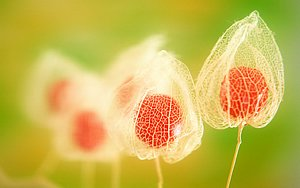
#> input picture 1assignment/japaneseflowers.jpg, 300 x 188 px
$ python assignment3.py
#> lines starting #> are read from the running program, lines starting #| are printed output that depends on the picture; after the words box and inside, x2 and y2 are one past the last pixel; in counts of white or black regions, pixels touching at a corner belong together
#> the answer given: ../1assignment/japaneseflowers.jpg
#> further down, imgOne is the input picture: shape (188, 300, 3); mean B, G, R 81.3, 182.3, 200.5
# ----------------------------------------
#                                        |
# CSCI 442 - Assignment 3                |
# 03/1/2019                              |
# Written by Joel Lechman & Logan Davis  |
#                                        |
# ----------------------------------------

import cv2 as cv
import numpy as np

blueCount = 0
greenCount = 0
yellowCount = 0
orangeCount = 0
brownCount = 0
redCount = 0
unknownCount = 0

# helper function to increase brightness of a single frame
def increase_brightness(src, value):
#> called with value = 70
    hsv = cv.cvtColor(src, cv.COLOR_BGR2HSV)
#> hsv: shape (188, 300, 3); mean H, S, V 25.9, 161.1, 205.5
    h, s, v = cv.split(hsv)
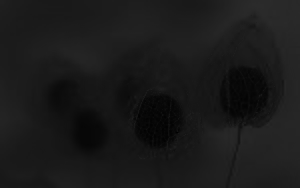
#> h: shape (188, 300); min 0, max 43, mean 25.9
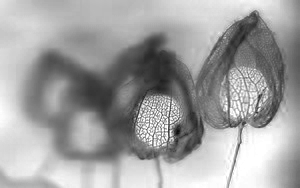
#> s: shape (188, 300); min 11, max 255, mean 161.1

    lim = 255 - value
    v[v > lim] = 255
    v[v <= lim] += value
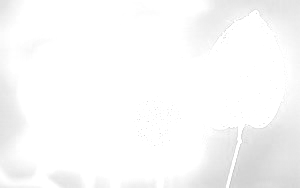
#> v: shape (188, 300); min 193, max 255, mean 249.4

    final_hsv = cv.merge((h, s, v))
#> final_hsv: shape (188, 300, 3); mean H, S, V 25.9, 161.1, 249.4
    src = cv.cvtColor(final_hsv, cv.COLOR_HSV2BGR)
    return src

# onclick event function for hsv window
def onClick(event, x, y, flags, param):
        if event == cv.EVENT_LBUTTONDOWN:
            # print out color values for current click x,y coords (to help figure out color thresholds)
            print(imgOne[y, x])

whichImage = raw_input("Please enter a filename: ")
imgOne = cv.imread(whichImage, cv.IMREAD_COLOR)


# increase brightness first (helps a lot)
imgOne = increase_brightness(imgOne, 70) #70

# guassian blur (seems to work better) *** 2 blurs works well for img1, 2nd 5x5 mask blur sort of messes up images 3 and 4
blurOne = cv.GaussianBlur(imgOne, (5, 5), 0)
blurOne = cv.GaussianBlur(blurOne, (3, 3), 0)

# possibly dialating and eroding first
#kernel = np.ones((5, 5), np.uint8)

# canny edge detection
edgesOne = cv.Canny(blurOne, 5, 150)
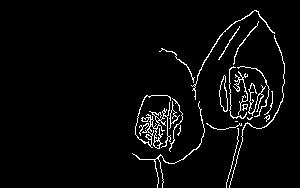
#> edgesOne: shape (188, 300); 3.7% white in thin lines or dots, all inside (x1, y1, x2, y2) = (132, 10, 285, 188)

# finding circles
# initally started with: circles = cv.HoughCircles(img,cv.HOUGH_GRADIENT,1,20,param1=50,param2=30,minRadius=0,maxRadius=0)
circles = cv.HoughCircles(edgesOne, cv.HOUGH_GRADIENT, 1, 20, param1=50, param2=20, minRadius=6, maxRadius=20)
#> circles = [[152.5, 130.5, 13.8], [255.5, 87.5, 11.6]]

# min radius for houghCircles has to be a max of 13, any higher and img1 wont detect
# param 2 = 20 initially, but working better for all images at 25
circles = np.uint16(np.around(circles))
#> circles = [[152, 130, 14], [256, 88, 12]]
listOfCircleImages = []
count = 0

for i in circles[0, :]:
    # current image to be added to list of circle images
    currentImg = np.zeros((imgOne.shape[0], imgOne.shape[1]), np.uint8)

    # -1 is to fill in the circles. 255's are for white. i[2]-5 is for drawing 5px smaller than orig circle. ensures circles are not overlapping.
    cv.circle(currentImg,(i[0], i[1]), i[2]-5, (255, 255, 255), -1)
    cv.circle(edgesOne,(i[0], i[1]), i[2]-5, (255, 255, 255), -1) #draw one on detected circles window
    listOfCircleImages.append(currentImg)
#> this loop made 2 passes
#> currentImg: shape (188, 300); 0.26% white; 1 white region, box (x1, y1, x2, y2) and area: (249, 81, 264, 96) 149
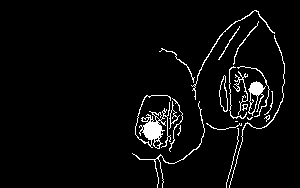
#> edgesOne: shape (188, 300); 4.2% white in thin lines or dots, all inside (x1, y1, x2, y2) = (132, 10, 285, 188)
#> after the loop, listOfCircleImages = 2 items

for img in listOfCircleImages:
    rgb_data = cv.mean(imgOne, mask = img)
    count += 1
    currentCircle = circles[0,count-1]

    cv.circle(edgesOne, (currentCircle[0], currentCircle[1]), currentCircle[2]-5, (255, 255, 255), -1) #DEBUG draw circles over edges

    # check blue
    if(int(rgb_data[0]) in range(250, 256) and int(rgb_data[1]) in range(155, 239) and int(rgb_data[2]) in range(0, 20)):
        blueCount += 1
        cv.circle(imgOne, (currentCircle[0], currentCircle[1]), currentCircle[2], (255, 180, 10), -1)
    # check orange
    elif(int(rgb_data[0]) in range(32, 120) and int(rgb_data[1]) in range(98, 160) and int(rgb_data[2]) in range(245, 256)):
        orangeCount += 1
        cv.circle(imgOne, (currentCircle[0], currentCircle[1]), currentCircle[2], (35, 100, 250), -1)
    # check red
    elif(int(rgb_data[0]) in range(90, 170) and int(rgb_data[1]) in range(75, 140) and int(rgb_data[2]) in range(230, 256)):
        redCount += 1
        cv.circle(imgOne, (currentCircle[0],currentCircle[1]), currentCircle[2],(0, 0, 255), -1)
    # check yellow
    elif(int(rgb_data[0]) in range(0, 70) and int(rgb_data[1]) in range(220, 256) and int(rgb_data[2]) in range(245, 256)):
        yellowCount += 1
        cv.circle(imgOne,(currentCircle[0], currentCircle[1]),int(currentCircle[2]),(0,255,255),-1)
    # check green
    elif(int(rgb_data[0]) in range(70, 250) and int(rgb_data[1]) in range(98, 256) and int(rgb_data[2]) in range(0, 50)):
        greenCount += 1
        cv.circle(imgOne, (currentCircle[0], currentCircle[1]), currentCircle[2], (80, 180, 0), -1)
    # check brown
    elif(int(rgb_data[0]) in range(100, 215) and int(rgb_data[1]) in range(94, 181) and int(rgb_data[2]) in range(105, 161)):
        brownCount += 1
        cv.circle(imgOne, (currentCircle[0], currentCircle[1]), currentCircle[2], (0, 75, 150), -1)
    else:
        unknownCount += 1
#> this loop made 2 passes
#> (rgb_data, count, currentCircle, orangeCount) on passes 1 to 2: ((59.79, 99.32, 254.4, 0), 1, [152, 130, 14], 1), ((62.57, 116.8, 254.9, 0), 2, [256, 88, 12], 2)
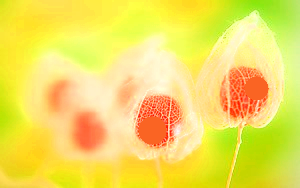
#> imgOne: shape (188, 300, 3); mean B, G, R 91.7, 222.9, 242.3
#> after the loop, blueCount = 0; brownCount = 0; count = 2; greenCount = 0; orangeCount = 2; redCount = 0; unknownCount = 0; yellowCount = 0


textY = len(imgOne) - 170
#> textY = 18
# draw total counts on OG window/img
font = cv.FONT_HERSHEY_COMPLEX_SMALL
#> font = 5
cv.putText(imgOne,("Yellow: " + str(yellowCount)), (10, textY), font, 1, (255, 255, 255), 2, cv.LINE_AA)
cv.putText(imgOne,("Blue: " + str(blueCount)), (10, textY + 30), font, 1,(255,255,255),2,cv.LINE_AA)
cv.putText(imgOne,("Green: " + str(greenCount)), (10, textY + 60), font, 1, (255, 255, 255), 2, cv.LINE_AA)
cv.putText(imgOne,("Red: " + str(redCount)), (10, textY + 90), font, 1, (255, 255, 255), 2, cv.LINE_AA)
cv.putText(imgOne,("Brown: " + str(brownCount)), (10, textY + 120), font, 1, (255, 255, 255), 2, cv.LINE_AA)
cv.putText(imgOne,("Orange: " + str(orangeCount)), (10, textY + 150), font, 1, (255, 255, 255), 2, cv.LINE_AA)
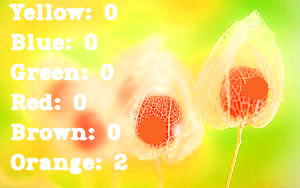
#> imgOne: shape (188, 300, 3); mean B, G, R 106.3, 225.4, 242.5

cv.imshow("img", imgOne)
cv.setMouseCallback('img', onClick)


#cv.imshow("canny edges", edgesOne) #debug show canny edges and circles overlayed on them.

cv.waitKey(0)
cv.destroyAllWindows()
